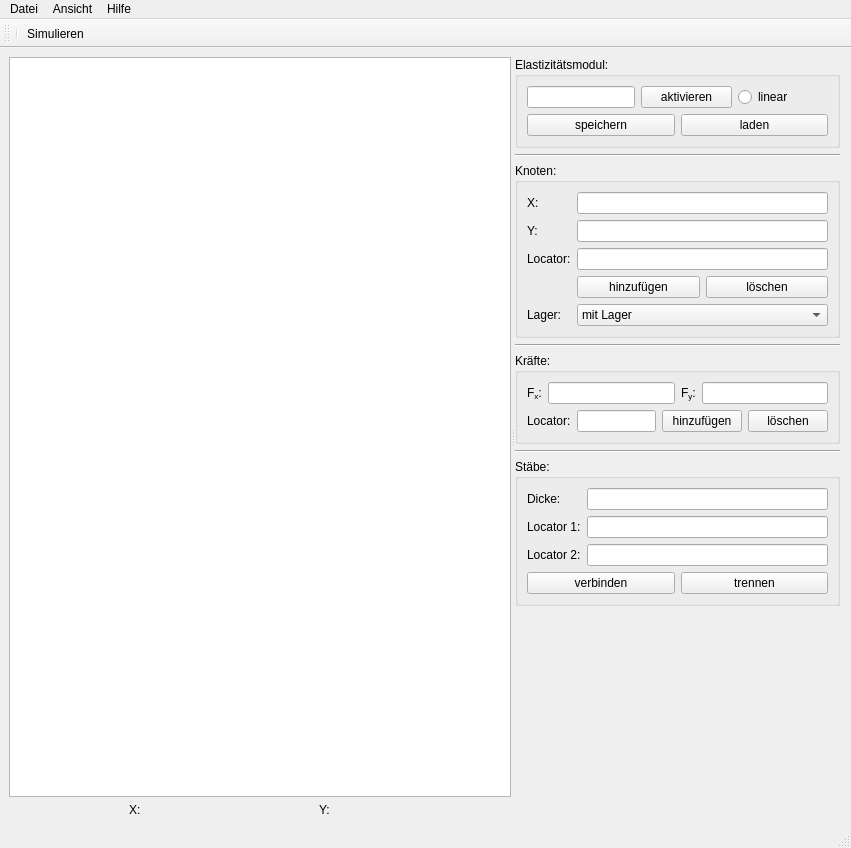
<?xml version="1.0" encoding="UTF-8"?>
<ui version="4.0">
 <class>MainWindow</class>
 <widget class="QMainWindow" name="MainWindow">
  <property name="geometry">
   <rect>
    <x>0</x>
    <y>0</y>
    <width>851</width>
    <height>848</height>
   </rect>
  </property>
  <property name="sizePolicy">
   <sizepolicy hsizetype="Maximum" vsizetype="Maximum">
    <horstretch>0</horstretch>
    <verstretch>0</verstretch>
   </sizepolicy>
  </property>
  <property name="windowTitle">
   <string>Tragwerksimulator</string>
  </property>
  <property name="tabShape">
   <enum>QTabWidget::Rounded</enum>
  </property>
  <widget class="QWidget" name="centralwidget">
   <property name="sizePolicy">
    <sizepolicy hsizetype="Expanding" vsizetype="Expanding">
     <horstretch>0</horstretch>
     <verstretch>0</verstretch>
    </sizepolicy>
   </property>
   <layout class="QVBoxLayout" name="verticalLayout_7">
    <item>
     <widget class="QSplitter" name="splitter">
      <property name="orientation">
       <enum>Qt::Horizontal</enum>
      </property>
      <widget class="QWidget" name="layoutWidget">
       <layout class="QVBoxLayout" name="verticalLayout_2">
        <item>
         <widget class="TrussWidget" name="myTrussWidget">
          <property name="minimumSize">
           <size>
            <width>500</width>
            <height>500</height>
           </size>
          </property>
         </widget>
        </item>
        <item>
         <layout class="QHBoxLayout" name="horizontalLayout_7">
          <property name="spacing">
           <number>0</number>
          </property>
          <property name="sizeConstraint">
           <enum>QLayout::SetMinimumSize</enum>
          </property>
          <item>
           <widget class="QLabel" name="Mouse_coordinate1">
            <property name="sizePolicy">
             <sizepolicy hsizetype="Fixed" vsizetype="Fixed">
              <horstretch>0</horstretch>
              <verstretch>0</verstretch>
             </sizepolicy>
            </property>
            <property name="minimumSize">
             <size>
              <width>70</width>
              <height>0</height>
             </size>
            </property>
            <property name="maximumSize">
             <size>
              <width>17</width>
              <height>16777215</height>
             </size>
            </property>
            <property name="text">
             <string>X:</string>
            </property>
           </widget>
          </item>
          <item>
           <widget class="QLabel" name="Mouse_coordinate2">
            <property name="sizePolicy">
             <sizepolicy hsizetype="Fixed" vsizetype="Fixed">
              <horstretch>0</horstretch>
              <verstretch>0</verstretch>
             </sizepolicy>
            </property>
            <property name="minimumSize">
             <size>
              <width>70</width>
              <height>0</height>
             </size>
            </property>
            <property name="maximumSize">
             <size>
              <width>70</width>
              <height>16777215</height>
             </size>
            </property>
            <property name="text">
             <string>Y:</string>
            </property>
           </widget>
          </item>
         </layout>
        </item>
       </layout>
      </widget>
      <widget class="QWidget" name="layoutWidget">
       <layout class="QVBoxLayout" name="verticalLayout_6">
        <item>
         <widget class="QGroupBox" name="groupBox_4">
          <property name="sizePolicy">
           <sizepolicy hsizetype="Fixed" vsizetype="Fixed">
            <horstretch>0</horstretch>
            <verstretch>0</verstretch>
           </sizepolicy>
          </property>
          <property name="minimumSize">
           <size>
            <width>325</width>
            <height>0</height>
           </size>
          </property>
          <property name="maximumSize">
           <size>
            <width>325</width>
            <height>16777215</height>
           </size>
          </property>
          <property name="title">
           <string>Elastizitätsmodul:</string>
          </property>
          <layout class="QVBoxLayout" name="verticalLayout_5">
           <item>
            <layout class="QFormLayout" name="formLayout">
             <item row="0" column="0">
              <widget class="QLineEdit" name="E_modul_input"/>
             </item>
             <item row="0" column="1">
              <layout class="QHBoxLayout" name="horizontalLayout_4">
               <item>
                <widget class="QPushButton" name="Emodul_aktiv">
                 <property name="text">
                  <string>aktivieren</string>
                 </property>
                </widget>
               </item>
               <item>
                <widget class="QRadioButton" name="radioButton">
                 <property name="text">
                  <string>linear</string>
                 </property>
                </widget>
               </item>
              </layout>
             </item>
             <item row="1" column="0" colspan="2">
              <layout class="QHBoxLayout" name="horizontalLayout_5">
               <item>
                <widget class="QPushButton" name="Emodul_speichern">
                 <property name="text">
                  <string>speichern</string>
                 </property>
                </widget>
               </item>
               <item>
                <widget class="QPushButton" name="Emodul_laden">
                 <property name="text">
                  <string>laden</string>
                 </property>
                </widget>
               </item>
              </layout>
             </item>
            </layout>
           </item>
          </layout>
         </widget>
        </item>
        <item>
         <widget class="Line" name="line">
          <property name="sizePolicy">
           <sizepolicy hsizetype="Fixed" vsizetype="Fixed">
            <horstretch>0</horstretch>
            <verstretch>0</verstretch>
           </sizepolicy>
          </property>
          <property name="minimumSize">
           <size>
            <width>325</width>
            <height>0</height>
           </size>
          </property>
          <property name="maximumSize">
           <size>
            <width>325</width>
            <height>16777215</height>
           </size>
          </property>
          <property name="orientation">
           <enum>Qt::Horizontal</enum>
          </property>
         </widget>
        </item>
        <item>
         <widget class="QGroupBox" name="groupBox_2">
          <property name="sizePolicy">
           <sizepolicy hsizetype="Fixed" vsizetype="Fixed">
            <horstretch>0</horstretch>
            <verstretch>0</verstretch>
           </sizepolicy>
          </property>
          <property name="minimumSize">
           <size>
            <width>325</width>
            <height>0</height>
           </size>
          </property>
          <property name="maximumSize">
           <size>
            <width>325</width>
            <height>16777215</height>
           </size>
          </property>
          <property name="title">
           <string>Knoten:</string>
          </property>
          <layout class="QVBoxLayout" name="verticalLayout_3">
           <item>
            <layout class="QFormLayout" name="formLayout_2">
             <item row="0" column="0">
              <widget class="QLabel" name="label_3">
               <property name="text">
                <string>X:</string>
               </property>
              </widget>
             </item>
             <item row="0" column="1">
              <widget class="QLineEdit" name="X_input">
               <property name="text">
                <string/>
               </property>
              </widget>
             </item>
             <item row="1" column="0">
              <widget class="QLabel" name="label_4">
               <property name="text">
                <string>Y:</string>
               </property>
              </widget>
             </item>
             <item row="1" column="1">
              <widget class="QLineEdit" name="Y_input"/>
             </item>
             <item row="2" column="0">
              <widget class="QLabel" name="label_9">
               <property name="text">
                <string>Locator:</string>
               </property>
              </widget>
             </item>
             <item row="2" column="1">
              <widget class="QLineEdit" name="Joint_locator"/>
             </item>
             <item row="3" column="1">
              <layout class="QHBoxLayout" name="horizontalLayout_6">
               <item>
                <widget class="QPushButton" name="addJoint_Button">
                 <property name="text">
                  <string>hinzufügen</string>
                 </property>
                </widget>
               </item>
               <item>
                <widget class="QPushButton" name="deleteJoint_Button">
                 <property name="text">
                  <string>löschen</string>
                 </property>
                </widget>
               </item>
              </layout>
             </item>
             <item row="4" column="0">
              <widget class="QLabel" name="label_5">
               <property name="text">
                <string>Lager:</string>
               </property>
              </widget>
             </item>
             <item row="4" column="1">
              <widget class="QComboBox" name="Lager">
               <item>
                <property name="text">
                 <string>mit Lager</string>
                </property>
               </item>
               <item>
                <property name="text">
                 <string>ohne Lager</string>
                </property>
               </item>
              </widget>
             </item>
            </layout>
           </item>
          </layout>
         </widget>
        </item>
        <item>
         <widget class="Line" name="line_3">
          <property name="sizePolicy">
           <sizepolicy hsizetype="Fixed" vsizetype="Fixed">
            <horstretch>0</horstretch>
            <verstretch>0</verstretch>
           </sizepolicy>
          </property>
          <property name="minimumSize">
           <size>
            <width>325</width>
            <height>0</height>
           </size>
          </property>
          <property name="maximumSize">
           <size>
            <width>325</width>
            <height>16777215</height>
           </size>
          </property>
          <property name="orientation">
           <enum>Qt::Horizontal</enum>
          </property>
         </widget>
        </item>
        <item>
         <widget class="QGroupBox" name="groupBox">
          <property name="sizePolicy">
           <sizepolicy hsizetype="Fixed" vsizetype="Fixed">
            <horstretch>0</horstretch>
            <verstretch>0</verstretch>
           </sizepolicy>
          </property>
          <property name="minimumSize">
           <size>
            <width>325</width>
            <height>0</height>
           </size>
          </property>
          <property name="maximumSize">
           <size>
            <width>325</width>
            <height>16777215</height>
           </size>
          </property>
          <property name="title">
           <string>Kräfte:</string>
          </property>
          <layout class="QVBoxLayout" name="verticalLayout">
           <item>
            <layout class="QHBoxLayout" name="horizontalLayout_2">
             <item>
              <widget class="QLabel" name="label_11">
               <property name="text">
                <string>F&lt;sub&gt;x&lt;/sub&gt;:</string>
               </property>
              </widget>
             </item>
             <item>
              <widget class="QLineEdit" name="Force_x"/>
             </item>
             <item>
              <widget class="QLabel" name="label_12">
               <property name="text">
                <string>F&lt;sub&gt;y&lt;/sub&gt;:</string>
               </property>
              </widget>
             </item>
             <item>
              <widget class="QLineEdit" name="Force_y"/>
             </item>
            </layout>
           </item>
           <item>
            <layout class="QHBoxLayout" name="horizontalLayout_3">
             <item>
              <widget class="QLabel" name="label_13">
               <property name="text">
                <string>Locator:</string>
               </property>
              </widget>
             </item>
             <item>
              <widget class="QLineEdit" name="Force_Locator"/>
             </item>
             <item>
              <widget class="QPushButton" name="addForce_Button">
               <property name="text">
                <string>hinzufügen</string>
               </property>
              </widget>
             </item>
             <item>
              <widget class="QPushButton" name="deleteForce_Button">
               <property name="text">
                <string>löschen</string>
               </property>
              </widget>
             </item>
            </layout>
           </item>
          </layout>
         </widget>
        </item>
        <item>
         <widget class="Line" name="line_2">
          <property name="maximumSize">
           <size>
            <width>325</width>
            <height>16777215</height>
           </size>
          </property>
          <property name="orientation">
           <enum>Qt::Horizontal</enum>
          </property>
         </widget>
        </item>
        <item>
         <widget class="QGroupBox" name="groupBox_3">
          <property name="sizePolicy">
           <sizepolicy hsizetype="Fixed" vsizetype="Fixed">
            <horstretch>0</horstretch>
            <verstretch>0</verstretch>
           </sizepolicy>
          </property>
          <property name="minimumSize">
           <size>
            <width>325</width>
            <height>0</height>
           </size>
          </property>
          <property name="maximumSize">
           <size>
            <width>325</width>
            <height>16777215</height>
           </size>
          </property>
          <property name="title">
           <string>Stäbe:</string>
          </property>
          <layout class="QVBoxLayout" name="verticalLayout_4">
           <item>
            <layout class="QFormLayout" name="formLayout_3">
             <item row="0" column="0">
              <widget class="QLabel" name="label_7">
               <property name="text">
                <string>Dicke:</string>
               </property>
              </widget>
             </item>
             <item row="0" column="1">
              <widget class="QLineEdit" name="thickness">
               <property name="text">
                <string/>
               </property>
              </widget>
             </item>
             <item row="1" column="0">
              <widget class="QLabel" name="label">
               <property name="text">
                <string>Locator 1:</string>
               </property>
              </widget>
             </item>
             <item row="1" column="1">
              <widget class="QLineEdit" name="Edge_Joint1"/>
             </item>
             <item row="2" column="0">
              <widget class="QLabel" name="label_2">
               <property name="text">
                <string>Locator 2:</string>
               </property>
              </widget>
             </item>
             <item row="2" column="1">
              <widget class="QLineEdit" name="Edge_Joint2"/>
             </item>
             <item row="3" column="0" colspan="2">
              <layout class="QHBoxLayout" name="horizontalLayout">
               <item>
                <widget class="QPushButton" name="Knoten_verbinden">
                 <property name="text">
                  <string>verbinden</string>
                 </property>
                </widget>
               </item>
               <item>
                <widget class="QPushButton" name="deleteEdge_Button">
                 <property name="text">
                  <string>trennen</string>
                 </property>
                </widget>
               </item>
              </layout>
             </item>
            </layout>
           </item>
          </layout>
         </widget>
        </item>
        <item>
         <spacer name="verticalSpacer">
          <property name="orientation">
           <enum>Qt::Vertical</enum>
          </property>
          <property name="sizeHint" stdset="0">
           <size>
            <width>325</width>
            <height>24</height>
           </size>
          </property>
         </spacer>
        </item>
       </layout>
      </widget>
     </widget>
    </item>
   </layout>
  </widget>
  <widget class="QMenuBar" name="menubar">
   <property name="geometry">
    <rect>
     <x>0</x>
     <y>0</y>
     <width>851</width>
     <height>22</height>
    </rect>
   </property>
   <widget class="QMenu" name="menuDatei">
    <property name="title">
     <string>Datei</string>
    </property>
    <addaction name="actionTragwerk_speichern"/>
    <addaction name="actionTragwerk_laden"/>
    <addaction name="actionneues_Tragwerk"/>
    <addaction name="actionAls_Bild_speichern"/>
   </widget>
   <widget class="QMenu" name="menuAnsicht">
    <property name="title">
     <string>Ansicht</string>
    </property>
    <addaction name="actionAltes_Tragwerk_zeigen"/>
    <addaction name="actionNeues_Tragwerk_zeigen"/>
    <addaction name="actionVerschiebung_zeigen"/>
   </widget>
   <widget class="QMenu" name="menuHilfe">
    <property name="title">
     <string>Hilfe</string>
    </property>
    <addaction name="actionSteuerung"/>
   </widget>
   <addaction name="menuDatei"/>
   <addaction name="menuAnsicht"/>
   <addaction name="menuHilfe"/>
  </widget>
  <widget class="QStatusBar" name="statusbar"/>
  <widget class="QToolBar" name="toolBar">
   <property name="windowTitle">
    <string>toolBar</string>
   </property>
   <attribute name="toolBarArea">
    <enum>TopToolBarArea</enum>
   </attribute>
   <attribute name="toolBarBreak">
    <bool>false</bool>
   </attribute>
   <addaction name="separator"/>
   <addaction name="actionSimulieren"/>
  </widget>
  <action name="actionTragwerk_speichern">
   <property name="text">
    <string>Tragwerk speichern</string>
   </property>
  </action>
  <action name="actionTragwerk_laden">
   <property name="text">
    <string>Tragwerk laden</string>
   </property>
  </action>
  <action name="actionAltes_Tragwerk_zeigen">
   <property name="checkable">
    <bool>true</bool>
   </property>
   <property name="checked">
    <bool>true</bool>
   </property>
   <property name="text">
    <string>Altes Tragwerk zeigen</string>
   </property>
  </action>
  <action name="actionNeues_Tragwerk_zeigen">
   <property name="checkable">
    <bool>true</bool>
   </property>
   <property name="text">
    <string>Neues Tragwerk zeigen</string>
   </property>
  </action>
  <action name="actionVerschiebung_zeigen">
   <property name="checkable">
    <bool>true</bool>
   </property>
   <property name="text">
    <string>Verschiebung zeigen</string>
   </property>
  </action>
  <action name="actionJointMode">
   <property name="checkable">
    <bool>true</bool>
   </property>
   <property name="text">
    <string>JointMode</string>
   </property>
  </action>
  <action name="actionConnectionMode">
   <property name="checkable">
    <bool>true</bool>
   </property>
   <property name="text">
    <string>ConnectionMode</string>
   </property>
  </action>
  <action name="actionForceMode">
   <property name="checkable">
    <bool>true</bool>
   </property>
   <property name="text">
    <string>ForceMode</string>
   </property>
  </action>
  <action name="actionEraserMode">
   <property name="checkable">
    <bool>true</bool>
   </property>
   <property name="text">
    <string>EraserMode</string>
   </property>
  </action>
  <action name="actionSimulieren">
   <property name="checkable">
    <bool>true</bool>
   </property>
   <property name="text">
    <string>Simulieren</string>
   </property>
  </action>
  <action name="actionSteuerung">
   <property name="text">
    <string>Steuerung</string>
   </property>
  </action>
  <action name="actionneues_Tragwerk">
   <property name="text">
    <string>neues Tragwerk</string>
   </property>
  </action>
  <action name="actionAls_Bild_speichern">
   <property name="text">
    <string>Als Bild speichern</string>
   </property>
  </action>
 </widget>
 <customwidgets>
  <customwidget>
   <class>TrussWidget</class>
   <extends>QGraphicsView</extends>
   <header location="global">trusswidget.hpp</header>
  </customwidget>
 </customwidgets>
 <resources/>
 <connections/>
</ui>
